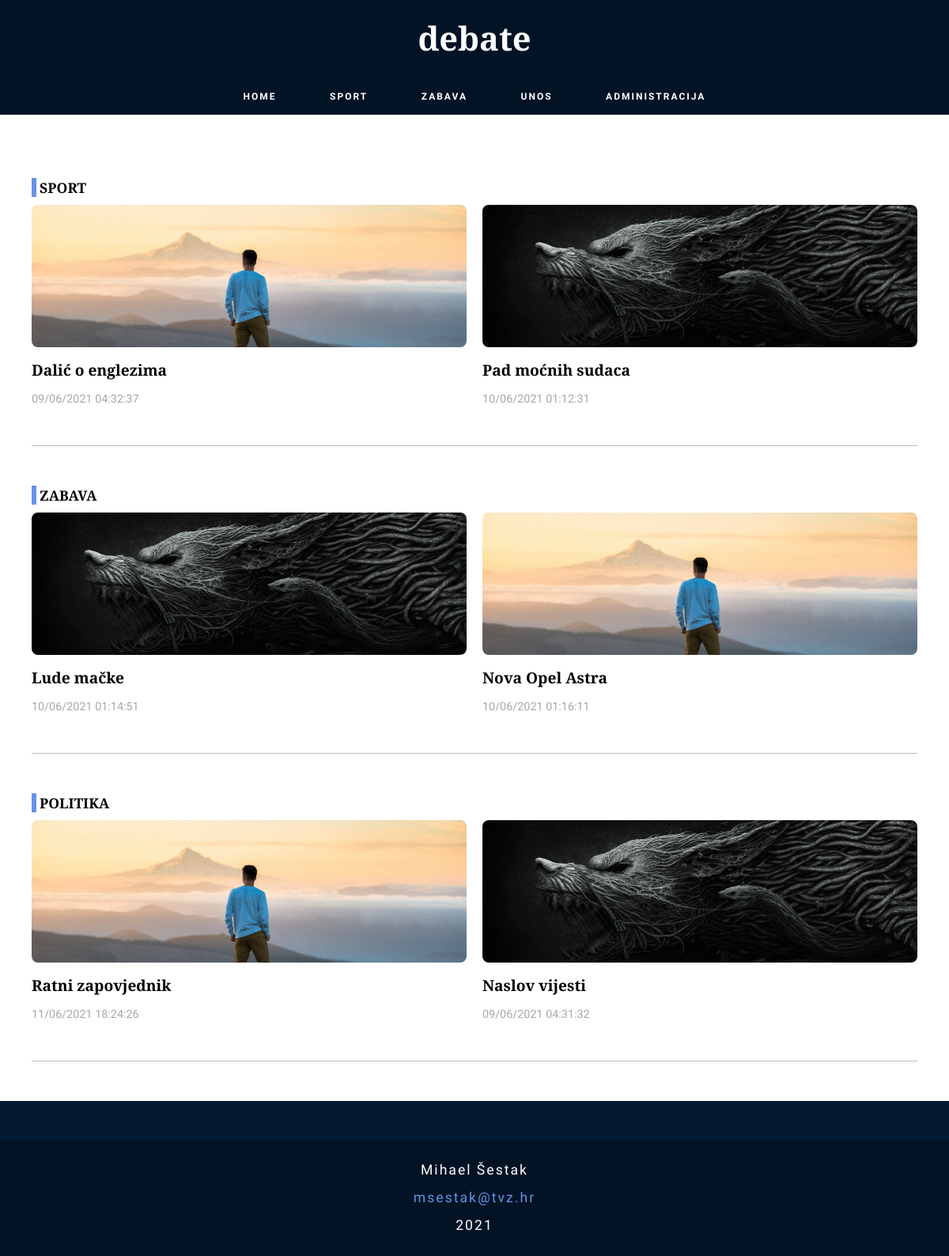
/main/index.php, run on the app's committed database.
### main/index.php (the view, shortened to what this page needs)
<?php
  include_once '../phpProvjere/connect.php';
?>
<!DOCTYPE html>
<html lang="en">
  <head>
    <link rel="stylesheet" type="text/css" href="../styles/style.min.css" />
  </head>
  <body>
    <header id="header">
      <section class="header-content">
        <a href="index.php"><h1 class="site-title">debate</h1></a>
        <nav id="header-nav">
          <ul class="nav-list">
            <li><a href="index.php">home</a></li>
            <li><a href="sport.php">sport</a></li>
            <li><a href="zabava.php">zabava</a></li>
            <li><a href="unos.php">unos</a></li>
            <li><a href="administrator.php">administracija</a></li>
          </ul>
        </nav>
      </section>
    </header>
    <main id="page-wrapper">
      <section class="sport-wrapper news">
        <h2 class="news-title">Sport</h2>
        <div class="news-articles">
          <?php
            if($sqlConnect) {
              $query = "SELECT * FROM članci WHERE kategorija = 'sport' AND arhiva = 0 LIMIT 8";
              $result = @mysqli_query($sqlConnect, $query);
              while ($row = mysqli_fetch_array($result)) {
                echo "
                  <article class='article'>
                    <a href='clanak.php?id=" . $row['id'] . "'>
                      <div class='img-container'>
                        <img
                          src='" . UPLPATH . $row['slika'] . "'
                          alt='news article'
                        />
                      </div>
                      <h3 class='article-title'>" . $row['naslov'] . "</h3>
                      <p class='article-time'>" . $row['datum'] . "</p>
                    </a>
                  </article>
                ";
              }
            }
          ?>
        </div>
      </section>
      <hr class="line" />
      <section class="zabava-wrapper news">
        <h2 class="news-title">Zabava</h2>
        <div class="news-articles">
          <?php
            if($sqlConnect) {
              $query = "SELECT * FROM članci WHERE kategorija = 'zabava' AND arhiva = 0 LIMIT 8";
              $result = @mysqli_query($sqlConnect, $query);
              while ($row = mysqli_fetch_array($result)) {
                echo "
                  <article class='article'>
                    <a href='clanak.php?id=" . $row['id'] . "'>
                      <div class='img-container'>
                        <img
                          src='" . UPLPATH . $row['slika'] . "'
                          alt='news article'
                        />
                      </div>
                      <h3 class='article-title'>" . $row['naslov'] . "</h3>
                      <p class='article-time'>" . $row['datum'] . "</p>
                    </a>
                  </article>
                ";
              }
            }
          ?>
        </div>
      </section>
      <hr class="line" />
      <section class="politika-wrapper news">
        <h2 class="news-title">Politika</h2>
        <div class="news-articles">
          <?php
            if($sqlConnect) {
              $query = "SELECT * FROM članci WHERE kategorija = 'politika' AND arhiva = 0 LIMIT 8";
              $result = @mysqli_query($sqlConnect, $query);
              while ($row = mysqli_fetch_array($result)) {
                echo "
                  <article class='article'>
                    <a href='clanak.php?id=" . $row['id'] . "'>
                      <div class='img-container'>
                        <img
                          src='" . UPLPATH . $row['slika'] . "'
                          alt='news article'
                        />
                      </div>
                      <h3 class='article-title'>" . $row['naslov'] . "</h3>
                      <p class='article-time'>" . $row['datum'] . "</p>
                    </a>
                  </article>
                ";
              }
            }
          ?>
        </div>
      </section>
      <hr class="line" />
    </main>
    <div class="pre-footer"></div>
    <footer id="footer">
      <p>Mihael Šestak</p>
      <a href="mailto:msestak@tvz.hr?subject=Upit" class="footer-link">msestak@tvz.hr</a>
      <p>2021</p>
    </footer>
  </body>
</html>

### data on the page
članci: slika (picture), naslov "Dalić o englezima", datum "09/06/2021 04:32:37"
članci: slika (picture), naslov "Pad moćnih sudaca", datum "10/06/2021 01:12:31"
članci: slika (picture), naslov "Lude mačke", datum "10/06/2021 01:14:51"
članci: slika (picture), naslov "Nova Opel Astra", datum "10/06/2021 01:16:11"
članci: slika (picture), naslov "Ratni zapovjednik", datum "11/06/2021 18:24:26"
članci: slika (picture), naslov "Naslov vijesti", datum "09/06/2021 04:31:32"
